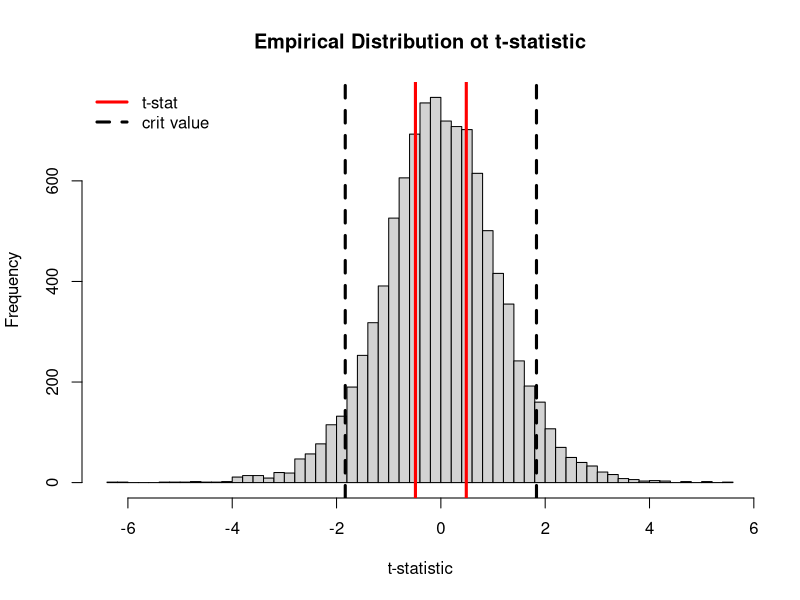

Write R code to recreate this figure.
x <- rnorm(10, 4.5, 2)
mu_h <- 4.5

t_test <- function(x, mu) {
  x_bar <- mean(x)
  x_sd <- sd(x)
  N <- length(x)
  statistic <- (x_bar-mu) / (x_sd/sqrt(N))
  return(statistic)
}

# compute the t-statistic given the data
t_stat <- t_test(x, mu_h)
t.test(x, mu = mu_h)

# resample from the assumed distribution of the data under the null hypothesis
sim_stat <- c()
for (i in 1:1e4) {
  # x_sample <- sample(x, 10, replace = TRUE)
  x_sample <- rnorm(10, 4.5, 2)
  sim_stat[i] <- t_test(x_sample, mu_h)
}

# compute the critical value at alpha-level of significance
alpha <- 0.05
crit <- qt(1-alpha, length(x)-1)

# compute the p-value (simlated and actual)
length(c(which(sim_stat >= abs(t_stat)), which(sim_stat <= -abs(t_stat))))/length(sim_stat)
2 * pt(-abs(t_stat), length(x)-1)

# empirical distribution of t-statistic where data is resampled under the null hypothesis
pdf("figs/ttest_dist.pdf", width = 8, height = 6)
hist(sim_stat, breaks = 50, xlab = "t-statistic", main = "Empirical Distribution ot t-statistic")
abline(v = abs(t_stat), col = "red", lwd = 3)
abline(v = -abs(t_stat), col = "red", lwd = 3)
abline(v = abs(crit), lty = 2, lwd = 3)
abline(v = -abs(crit), lty = 2, lwd = 3)
legend("topleft", c("t-stat","crit value"), col = c("red","black"), lty = c(1,2), lwd = c(3,3), bty = "n")
dev.off()
